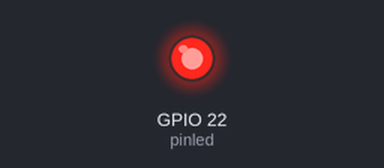
The sketch below on a simulated ESP32. On the bench: output pins drawn as LEDs (lit = HIGH).

Above: at 0.1 s.
At 4.6 s:
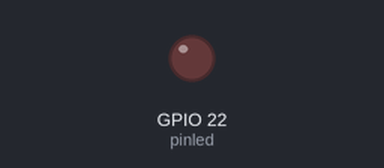
Timing chart, 0 to 6.1 s (numbered marks = the images above):
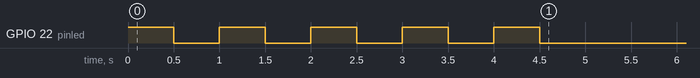

The sketch:

sketch.ino
```cpp
const int pinled = 22;
const int piscada = 5;


void setup() {
  pinMode(pinled, OUTPUT);
  for(int i = 0; i < piscada; i++){
  digitalWrite(pinled, HIGH);
  delay(500);
  digitalWrite(pinled, LOW);
  delay(500);
  }

}

void loop() {


}
```
